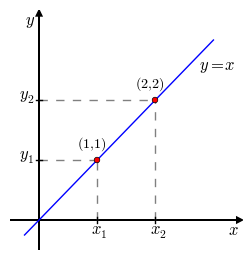

This chart was generated by the following Python code:
#!/usr/bin/env python3
# -*- coding: utf-8 -*-

'''
Este trabalho está licenciado sob a Licença Creative Commons Atribuição-CompartilhaIgual 3.0 Não Adaptada. Para ver uma cópia desta licença, visite http://creativecommons.org/licenses/by-sa/3.0/ ou envie uma carta para Creative Commons, PO Box 1866, Mountain View, CA 94042, USA.

Author: Pedro H A Konzen - 10/2016

Descrição:
Simples exemplo de interpolação dos pontos
$\{(1, 1), (2, 2)\}$
por uma reta
$f(x) = a + bx$.
'''

import numpy as np
import scipy as sci
from scipy import optimize
import matplotlib.pyplot as plt

#canvas
fig = plt.figure(figsize=(3,3), dpi=300, linewidth=0.0, facecolor="white")

#axes definitions
ax = plt.subplot(1,1,1)

ax.set_xlim(-0.5,3.5)
ax.set_ylim(-0.5,3.5)

ax.set_xticks([])
ax.set_yticks([])

ax.set_frame_on(False)

ax.arrow(-0.5, 0, 4, 0, length_includes_head=True,
         facecolor='black', head_length=0.1, head_width=0.1)
ax.text(3.25,-0.25,r"$x$")

ax.arrow(0, -0.5, 0, 4, length_includes_head=True,
         facecolor='black', head_length=0.1, head_width=0.1)
ax.text(-0.25, 3.25, r"$y$")

#(x1, y1)
ax.text(0.65,1.2,r"$(1,1)$", fontsize=10)
ax.plot([1, 1], [0, 1], color='gray', ls="dashed")
ax.plot([0, 1], [1, 1], color='gray', ls="dashed")
ax.plot([1, 1], [-0.05, 0.05], 'k-')
ax.text(0.9,-0.25,r"$x_1$")
ax.plot([-0.05, 0.05], [1, 1], 'k-')
ax.text(-0.35,1,r"$y_1$")

#(x2, y2)
ax.text(1.65,2.2,r"$(2,2)$", fontsize=10)
ax.plot([2, 2], [0, 2], color='gray', ls="dashed")
ax.plot([0, 2], [2, 2], color='gray', ls="dashed")
ax.plot([2, 2], [-0.05, 0.05], 'k-')
ax.text(1.9,-0.25,r"$x_2$")
ax.plot([-0.05, 0.05], [2, 2], 'k-')
ax.text(-0.35,2,r"$y_2$")

#reta
a = 0.0
b = 1.0
x = np.linspace (-0.25, 3)
ax.plot(x, a + b*x, 'b-')
ax.text(2.75,2.5,r"$y=x$")

#pontos
ax.plot([1, 2], [1, 2], 'ro', markersize=4)

fig_file =  "ex_intro_interpolacao"
fig.savefig(fig_file+".eps", bbox_inches='tight')
fig.savefig(fig_file+".pdf", bbox_inches='tight')
fig.savefig(fig_file+".png", bbox_inches='tight')
fig.savefig(fig_file+".svg", bbox_inches='tight')


